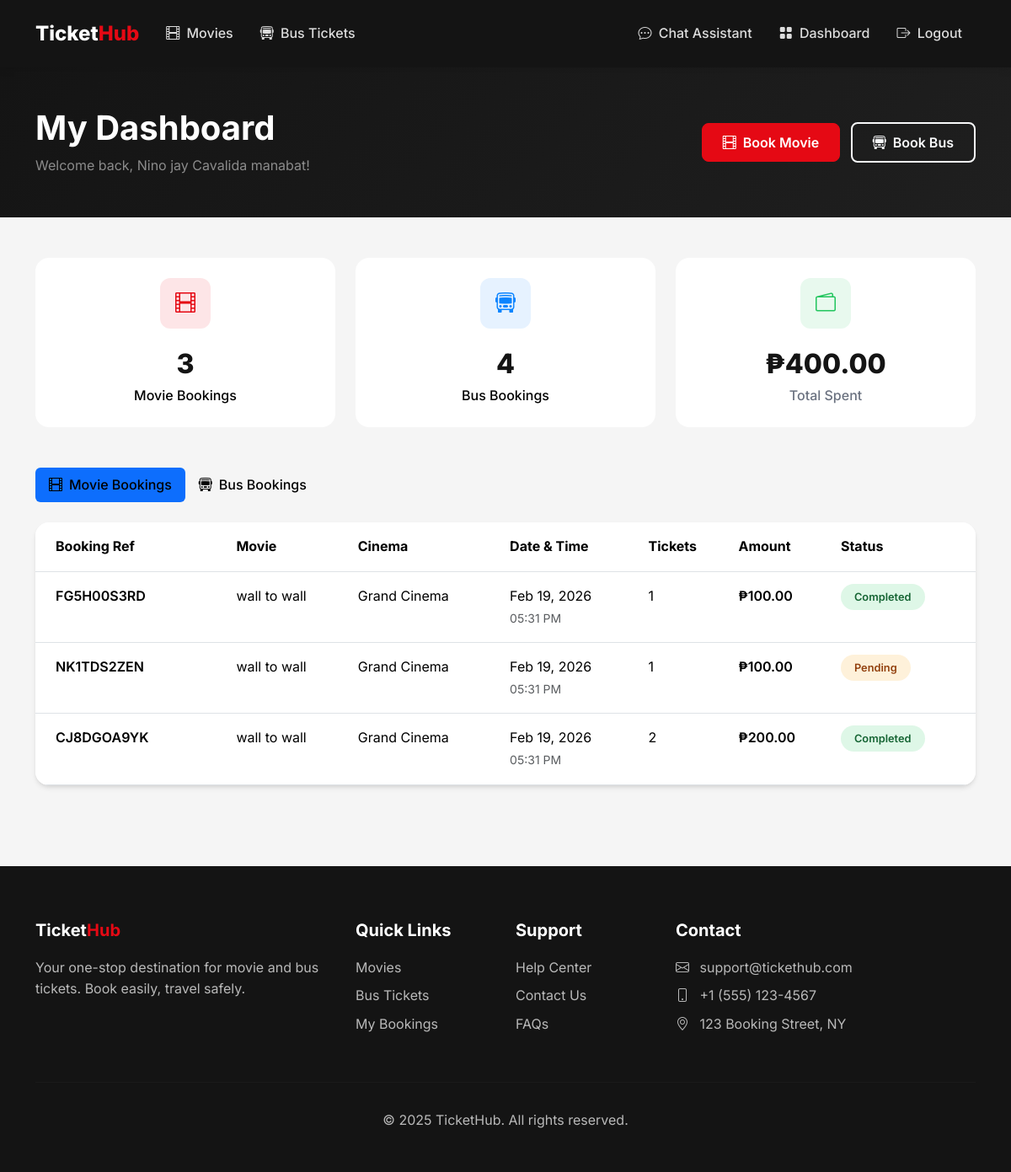
Page /dashboard (signed in) on the committed database.
### flask_app/app.py (models this page shows, shortened)
class User(UserMixin, db.Model):
    id = db.Column(db.Integer, primary_key=True)
    email = db.Column(db.String(120), unique=True, nullable=False)
    password_hash = db.Column(db.String(256), nullable=False)
    name = db.Column(db.String(100), nullable=False)
    phone = db.Column(db.String(20))
    is_admin = db.Column(db.Boolean, default=False)
    created_at = db.Column(db.DateTime, default=datetime.utcnow)
    movie_bookings = db.relationship('MovieBooking', backref='user', lazy=True)
    bus_bookings = db.relationship('BusBooking', backref='user', lazy=True)

class MovieBooking(db.Model):
    id = db.Column(db.Integer, primary_key=True)
    user_id = db.Column(db.Integer, db.ForeignKey('user.id'), nullable=False)
    showtime_id = db.Column(db.Integer, db.ForeignKey('showtime.id'), nullable=False)
    num_tickets = db.Column(db.Integer, nullable=False)
    seat_numbers = db.Column(db.String(200))
    total_amount = db.Column(db.Float, nullable=False)
    payment_status = db.Column(db.String(20), default='pending')  # pending, completed, failed, refunded
    payment_method = db.Column(db.String(20))     # 'card', 'gcash', 'paymaya', 'paypal'
    payment_reference = db.Column(db.String(255)) # PayMongo source/payment id
    booking_reference = db.Column(db.String(20), unique=True)
    created_at = db.Column(db.DateTime, default=datetime.utcnow)

class Movie(db.Model):
    id = db.Column(db.Integer, primary_key=True)
    title = db.Column(db.String(200), nullable=False)
    description = db.Column(db.Text)
    genre = db.Column(db.String(100))
    duration = db.Column(db.Integer)  # in minutes
    rating = db.Column(db.String(10))  # PG, PG-13, R, etc.
    poster_image = db.Column(db.String(255))
    trailer_url = db.Column(db.String(255))
    release_date = db.Column(db.Date)
    is_active = db.Column(db.Boolean, default=True)
    created_at = db.Column(db.DateTime, default=datetime.utcnow)
    showtimes = db.relationship('Showtime', backref='movie', lazy=True, cascade='all, delete-orphan')

class Cinema(db.Model):
    id = db.Column(db.Integer, primary_key=True)
    name = db.Column(db.String(100), nullable=False)
    location = db.Column(db.String(200))
    total_seats = db.Column(db.Integer, default=100)
    showtimes = db.relationship('Showtime', backref='cinema', lazy=True)

class Showtime(db.Model):
    id = db.Column(db.Integer, primary_key=True)
    movie_id = db.Column(db.Integer, db.ForeignKey('movie.id'), nullable=False)
    cinema_id = db.Column(db.Integer, db.ForeignKey('cinema.id'), nullable=False)
    show_date = db.Column(db.Date, nullable=False)
    show_time = db.Column(db.Time, nullable=False)
    price = db.Column(db.Float, nullable=False)
    available_seats = db.Column(db.Integer)
    bookings = db.relationship('MovieBooking', backref='showtime', lazy=True)

### flask_app/app.py (the view)
@app.route('/dashboard')
@login_required
def dashboard():
    movie_bookings = MovieBooking.query.filter_by(user_id=current_user.id).order_by(MovieBooking.created_at.desc()).all()
    bus_bookings = BusBooking.query.filter_by(user_id=current_user.id).order_by(BusBooking.created_at.desc()).all()
    return render_template('dashboard/index.html', movie_bookings=movie_bookings, bus_bookings=bus_bookings)

### flask_app/app.py (called while the page is built)
@login_manager.user_loader
def load_user(user_id):
    return User.query.get(int(user_id))

### flask_app/templates/dashboard/index.html (shortened to what this page needs)
{% extends 'base.html' %}
{% block content %}
<section class="py-5" style="background: linear-gradient(135deg, var(--dark) 0%, var(--dark-lighter) 100%);">
    <div class="container">
        <div class="row align-items-center">
            <div class="col">
                <h1 class="text-white fw-bold mb-2">My Dashboard</h1>
                <p class="text-white-50 mb-0">Welcome back, {{ current_user.name }}!</p>
            </div>
            <div class="col-auto">
                <a href="{{ url_for('movies') }}" class="btn btn-primary me-2">
                    <i class="bi bi-film me-2"></i>Book Movie
                </a>
                <a href="{{ url_for('search_bus') }}" class="btn btn-outline-light">
                    <i class="bi bi-bus-front me-2"></i>Book Bus
                </a>
            </div>
        </div>
    </div>
</section>
<section class="py-5">
    <div class="container">
        <div class="row g-4 mb-5">
            <div class="col-md-4">
                <div class="stat-card">
                    <div class="stat-icon" style="background: rgba(229, 9, 20, 0.1);">
                        <i class="bi bi-film" style="color: var(--primary);"></i>
                    </div>
                    <div class="stat-value">{{ movie_bookings|length }}</div>
                    <div class="stat-label" style="color: #000;">Movie Bookings</div>
                </div>
            </div>
            <div class="col-md-4">
                <div class="stat-card">
                    <div class="stat-icon" style="background: rgba(10, 132, 255, 0.1);">
                        <i class="bi bi-bus-front" style="color: var(--secondary);"></i>
                    </div>
                    <div class="stat-value">{{ bus_bookings|length }}</div>
                    <div class="stat-label" style="color: #000;">Bus Bookings</div>
                </div>
            </div>
            <div class="col-md-4">
                <div class="stat-card">
                    <div class="stat-icon" style="background: rgba(34, 197, 94, 0.1);">
                        <i class="bi bi-wallet2" style="color: #22C55E;"></i>
                    </div>
                    <div class="stat-value">₱{{ "%.2f"|format(
                        (movie_bookings|selectattr('payment_status', 'equalto', 'completed')|sum(attribute='total_amount')) +
                        (movie_bookings|selectattr('payment_status', 'equalto', 'paid')|sum(attribute='total_amount')) +
                        (bus_bookings|selectattr('payment_status', 'equalto', 'completed')|sum(attribute='total_amount')) +
                        (bus_bookings|selectattr('payment_status', 'equalto', 'paid')|sum(attribute='total_amount'))
                    ) }}</div>
                    <div class="stat-label">Total Spent</div>
                </div>
            </div>
        </div>
        <ul class="nav nav-pills mb-4" role="tablist">
            <li class="nav-item">
                <button class="nav-link active px-4" data-bs-toggle="pill" data-bs-target="#movie-bookings" style="color: #000 !important;">
                    <i class="bi bi-film me-2"></i>Movie Bookings
                </button>
            </li>
            <li class="nav-item">
                <button class="nav-link px-4" data-bs-toggle="pill" data-bs-target="#bus-bookings" style="color: #000 !important;">
                    <i class="bi bi-bus-front me-2"></i>Bus Bookings
                </button>
            </li>
        </ul>
        <div class="tab-content">
            <div class="tab-pane fade show active" id="movie-bookings">
                {% if movie_bookings %}
                    <div class="card">
                        <div class="table-responsive">
                            <table class="table table-hover mb-0">
                                <thead class="bg-light">
                                    <tr>
                                        <th class="px-4 py-3">Booking Ref</th>
                                        <th class="py-3">Movie</th>
                                        <th class="py-3">Cinema</th>
                                        <th class="py-3">Date & Time</th>
                                        <th class="py-3">Tickets</th>
                                        <th class="py-3">Amount</th>
                                        <th class="py-3">Status</th>
                                    </tr>
                                </thead>
                                <tbody>
                                    {% for booking in movie_bookings %}
                                    <tr>
                                        <td class="px-4 py-3">
                                            <span class="fw-semibold">{{ booking.booking_reference }}</span>
                                        </td>
                                        <td class="py-3">{{ booking.showtime.movie.title }}</td>
                                        <td class="py-3">{{ booking.showtime.cinema.name }}</td>
                                        <td class="py-3">
                                            {{ booking.showtime.show_date.strftime('%b %d, %Y') }}<br>
                                            <small class="text-muted">{{ booking.showtime.show_time.strftime('%I:%M %p') }}</small>
                                        </td>
                                        <td class="py-3">{{ booking.num_tickets }}</td>
                                        <td class="py-3 fw-semibold">₱{{ "%.2f"|format(booking.total_amount) }}</td>
                                        <td class="py-3">
                                            {% if booking.payment_status in ['completed','paid'] %}
                                                <span class="badge-status badge-completed">Completed</span>
                                            {% else %}
                                                <span class="badge-status badge-pending">Pending</span>
                                            {% endif %}
                                        </td>
                                    </tr>
                                    {% endfor %}
                                </tbody>
                            </table>
                        </div>
                    </div>
                {% endif %}
            </div>
        </div>
    </div>
</section>
{% endblock %}

### flask_app/static/css/main.css (style rules this page uses)
:root { --primary: #E50914; --primary-dark: #B20710; --secondary: #0A84FF; --dark: #141414; --dark-lighter: #1F1F1F; --gray-100: #F5F5F5; --gray-200: #E5E5E5; --gray-300: #D4D4D4; --gray-600: #6B7280; --gray-800: #2D2D2D; --success: #22C55E; --warning: #F59E0B; }
* { margin: 0; padding: 0; box-sizing: border-box; }
body { font-family: 'Inter', -apple-system, BlinkMacSystemFont, sans-serif; background-color: var(--gray-100); color: var(--dark); line-height: 1.6; }
.nav-link { color: rgba(255,255,255,0.85) !important; font-weight: 500; padding: 0.5rem 1rem !important; transition: all 0.2s ease; }
.nav-link.active { color: var(--primary) !important; }
.btn-primary { background: var(--primary); border-color: var(--primary); font-weight: 600; padding: 0.625rem 1.5rem; border-radius: 8px; transition: all 0.2s ease; }
.btn-outline-light { border-width: 2px; font-weight: 600; padding: 0.625rem 1.5rem; border-radius: 8px; }
.card { border: none; border-radius: 16px; box-shadow: 0 4px 6px -1px rgba(0,0,0,0.1), 0 2px 4px -1px rgba(0,0,0,0.06); transition: all 0.3s ease; overflow: hidden; }
.badge-status { padding: 0.5rem 1rem; border-radius: 20px; font-weight: 600; font-size: 0.8rem; }
.badge-completed { background: rgba(34, 197, 94, 0.15); color: #166534; }
.badge-pending { background: rgba(245, 158, 11, 0.15); color: #92400e; }
.stat-card { background: #fff; border-radius: 16px; padding: 1.5rem; text-align: center; }
.stat-card .stat-icon { width: 60px; height: 60px; border-radius: 12px; display: flex; align-items: center; justify-content: center; font-size: 1.5rem; margin: 0 auto 1rem; }
.stat-card .stat-value { font-size: 2rem; font-weight: 800; color: var(--dark); }
.stat-card .stat-label { color: var(--gray-600); font-weight: 500; }
.card { border-radius: 16px; box-shadow: 0 4px 12px rgba(0,0,0,0.07); border: none; }
.btn-primary { background: #E50914; border-color: #E50914; font-weight: 600; border-radius: 8px; transition: background 0.2s; }
.fw-bold { font-weight: 700 !important; }

### flask_app/templates/base.html (style rules this page uses)
:root { --primary: #E50914; --primary-dark: #B20710; --secondary: #0A84FF; --dark: #141414; --dark-lighter: #1F1F1F; --gray-100: #F5F5F5; --gray-200: #E5E5E5; --gray-300: #D4D4D4; --gray-600: #6B7280; --gray-800: #2D2D2D; --success: #22C55E; --warning: #F59E0B; }
* { margin: 0; padding: 0; box-sizing: border-box; }
body { font-family: 'Inter', -apple-system, BlinkMacSystemFont, sans-serif; background-color: var(--gray-100); color: var(--dark); line-height: 1.6; }
.nav-link { color: rgba(255,255,255,0.85) !important; font-weight: 500; padding: 0.5rem 1rem !important; transition: all 0.2s ease; }
.nav-link.active { color: var(--primary) !important; }
.btn-primary { background: var(--primary); border-color: var(--primary); font-weight: 600; padding: 0.625rem 1.5rem; border-radius: 8px; transition: all 0.2s ease; }
.btn-outline-light { border-width: 2px; font-weight: 600; padding: 0.625rem 1.5rem; border-radius: 8px; }
.card { border: none; border-radius: 16px; box-shadow: 0 4px 6px -1px rgba(0,0,0,0.1), 0 2px 4px -1px rgba(0,0,0,0.06); transition: all 0.3s ease; overflow: hidden; }
.badge-status { padding: 0.5rem 1rem; border-radius: 20px; font-weight: 600; font-size: 0.8rem; }
.badge-completed { background: rgba(34, 197, 94, 0.15); color: #166534; }
.badge-pending { background: rgba(245, 158, 11, 0.15); color: #92400e; }
.stat-card { background: #fff; border-radius: 16px; padding: 1.5rem; text-align: center; }
.stat-card .stat-icon { width: 60px; height: 60px; border-radius: 12px; display: flex; align-items: center; justify-content: center; font-size: 1.5rem; margin: 0 auto 1rem; }
.stat-card .stat-value { font-size: 2rem; font-weight: 800; color: var(--dark); }
.stat-card .stat-label { color: var(--gray-600); font-weight: 500; }

### rows in the picture
User: name "Nino jay Cavalida manabat"
MovieBooking: booking_reference "FG5H00S3RD", showtime.movie "wall to wall", showtime.cinema.name "Grand Cinema", showtime.show_date "Feb 19, 2026", showtime.show_time "05:31 PM", num_tickets "1", total_amount "100.00", payment_status "Completed"
MovieBooking: booking_reference "NK1TDS2ZEN", showtime.movie "wall to wall", showtime.cinema.name "Grand Cinema", showtime.show_date "Feb 19, 2026", showtime.show_time "05:31 PM", num_tickets "1", total_amount "100.00", payment_status "Pending"
MovieBooking: booking_reference "CJ8DGOA9YK", showtime.movie "wall to wall", showtime.cinema.name "Grand Cinema", showtime.show_date "Feb 19, 2026", showtime.show_time "05:31 PM", num_tickets "2", total_amount "200.00", payment_status "Completed"

### other values in the picture
{{ movie_bookings|length }} "3"
{{ bus_bookings|length }} "4"
